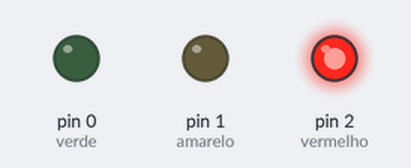
Recording of a sketch running on a simulated Arduino Uno, built with avr-gcc and run on an emulated ATmega328P. Shown: output pins drawn as LEDs (lit = HIGH).

Above: at 2.5 s.
At 5.5 s:
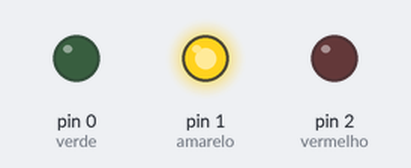
At 8.5 s:
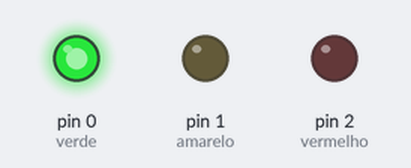
Timing chart, 0 to 14.3 s (numbered marks = the images above):
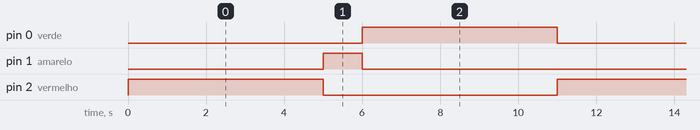

The sketch:

semaforo.ino
```cpp
/*
  Franzininho
  Exemplo: Semáforo

Nesse exemplo vamos fazer um semáforo de uma via.

*/


int vermelho = 2; //LED Vermelho
int amarelo = 1; //LED Amarelo
int verde = 0; //LED Verde

void setup() {
 pinMode(vermelho,OUTPUT); //define LED vermelho como Saída
 pinMode(verde,OUTPUT);   //define LED verde como Saída
 pinMode(amarelo,OUTPUT); //define LED Amarelo como Saída
}

void loop() {

  //fase 1
  digitalWrite(vermelho,HIGH);
  digitalWrite(amarelo,LOW);
  digitalWrite(verde,LOW);

  delay(5000);

  //fase 2
  digitalWrite(vermelho,LOW);
  digitalWrite(amarelo,HIGH);
  digitalWrite(verde,LOW);

 delay(1000);

 //fase 3
  digitalWrite(vermelho,LOW);
  digitalWrite(amarelo,LOW);
  digitalWrite(verde,HIGH);

  delay(5000);


}
```

Measured:
- by itself, pin 0 (verde), pin 2 (vermelho): alternates HIGH for 5.0 s and LOW for 6.0 s
- by itself, pin 1 (amarelo): alternates HIGH for 1.0 s and LOW for 10.0 s
- by itself, everything shown: repeats every 11.0 s, in 3 steps
